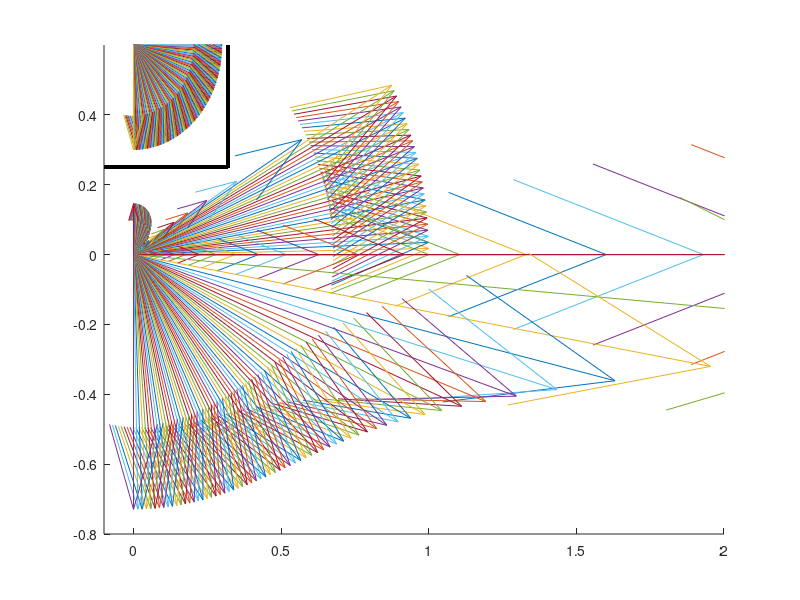

The MATLAB script that drew this image:
% Vectored reflection and transmission
% Plots vectorized reflection and transmission coeffs


clear all
close all
% Define Parameters
plotswitch = 1;
rad1  = pi/180*(90:-1:0)';
rho1  = 2.9;
beta1 = 3.9;
rho2  = 3.38;
beta2 = 4.49;
u     = 1/beta1;
p     = u*sin(rad1);
cos2  = sqrt(1-p.^2.*beta2^2);

% Define Coeffiecients and Vectors
Ivec  = [sin(rad1),-cos(rad1)];
R     = (rho1*beta1*cos(rad1) - rho2*beta2*cos2)./(rho1*beta1*cos(rad1) + rho2*beta2*cos2);
Rvec  = [sin(rad1),cos(rad1)];
T     = (2*rho1*beta1*cos(rad1))./(rho1*beta1*cos(rad1) + rho2*beta2*cos2);
Tvec  = [(sqrt(T.^2 - (cos2.*T).^2)),(-cos2.*T)];

% Plots
if plotswitch
for ii = 1:length(rad1)
    figure(1)
    H=line([-.1,0.32,0.32],[0.25,0.25,0.6]);
        set(H,'Color',[0 0 0],'LineWidth',2)
    hold on
    quiver(0,.6,Ivec(ii,1),Ivec(ii,2),0.3)
        xlim([-.1,2])
        ylim([-.8,.6])
    hold on
    quiver(0,0,Rvec(ii,1),Rvec(ii,2),abs(R(ii)))
    hold on
    
    if isreal(Tvec(ii,1))
        quiver(0,0,Tvec(ii,1),Tvec(ii,2),abs(T(ii)))
    else
        quiver(0,0,real(Tvec(ii,1)),0,abs(T(ii)))
        
    end
    
    pause(0.5)
end
end
